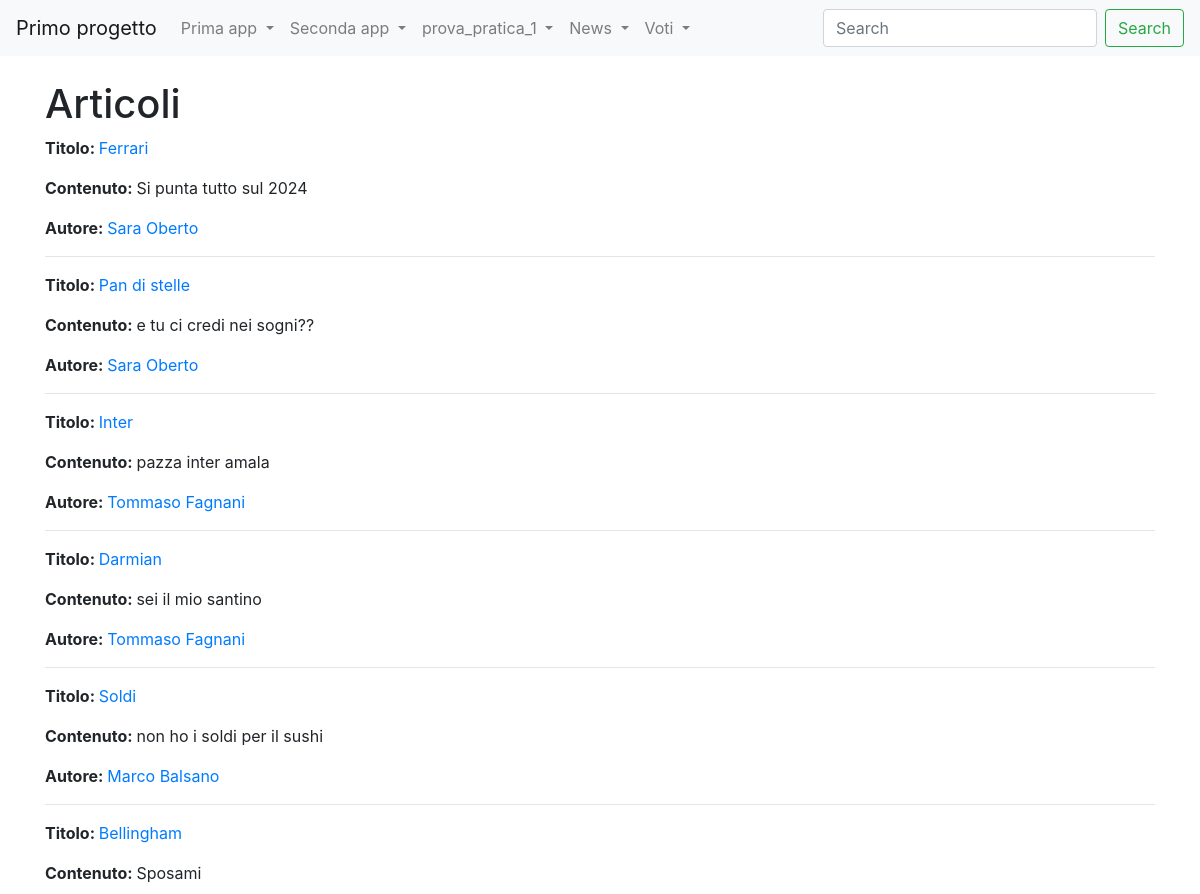
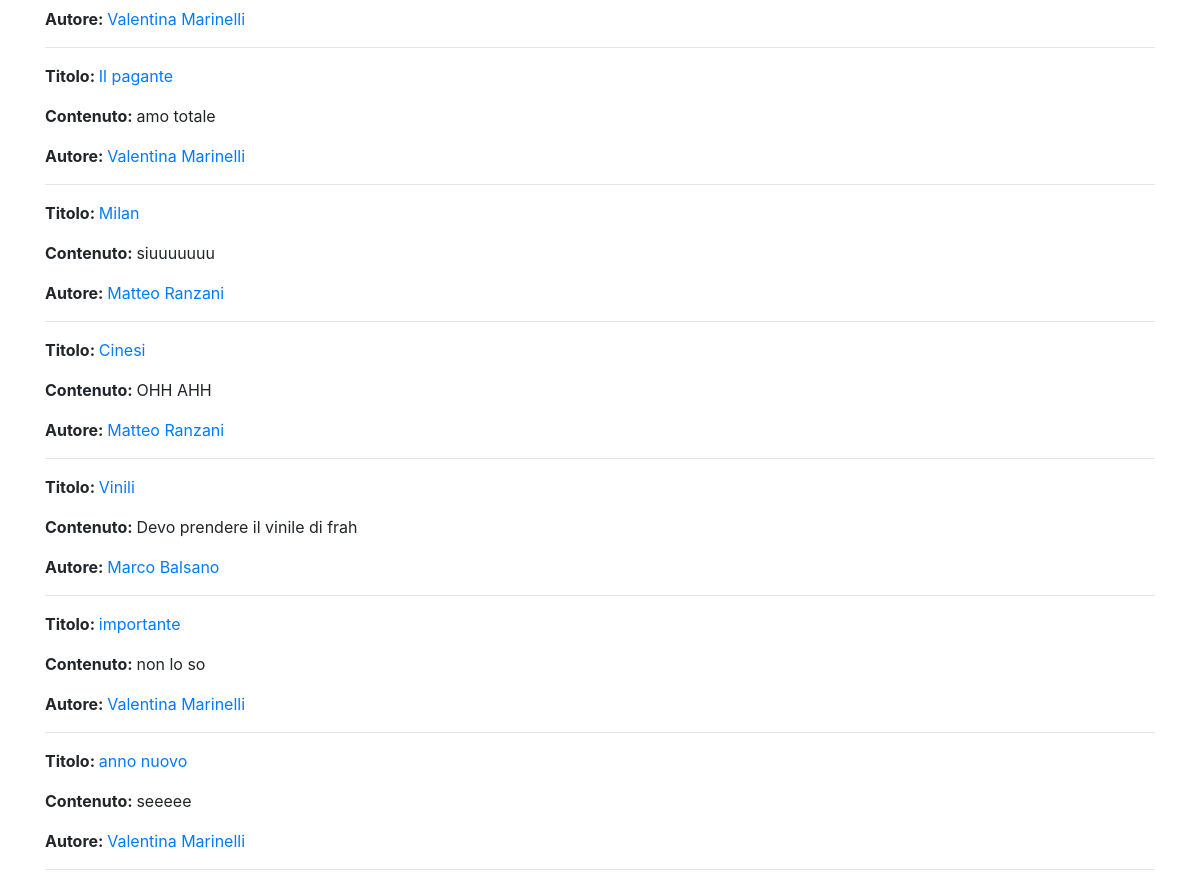
/news/lista_articoli/, run on the app's committed database (2 pictures, top to bottom).
### news/models.py (models this page shows, shortened)
class Articolo(models.Model):
    titolo = models.CharField(max_length=100)
    contenuto = models.TextField()
    giornalista = models.ForeignKey(Giornalista, on_delete=models.CASCADE, related_name="articoli")
    data=models.DateField(blank=True)
    visualizzazioni=models.IntegerField(default=0,blank=True)
    class Meta:
       verbose_name="Articolo"
       verbose_name_plural="Articoli"

class Giornalista(models.Model):
    nome = models.CharField(max_length=20)
    cognome = models.CharField(max_length=20)
    anno_di_nascita = models.DateField(blank=True)
    class Meta:
        verbose_name="Giornalista"
        verbose_name_plural="Giornalisti"
    def __str__(self):
        return self.nome + " " + self.cognome

### news/views.py (the view)
# urls.py: path("lista_articoli/", lista_articoli_giornalisti, name="lista_articoli"),
def lista_articoli_giornalisti(request, pk=None):
    if(pk==None):
        articoli=Articolo.objects.all()
    else:
        articoli=Articolo.objects.filter(giornalista_id=pk)
    context = {
        'articoli': articoli,
        'pk':pk,
    }
    return render(request, 'lista_articoli.html', context)

### news/templates/lista_articoli.html (shortened to what this page needs)
{% extends 'base.html' %}
{% block content %}
    <h1>Articoli</h1>
    {% for articolo in articoli %}
        <p><strong>Titolo: </strong>
            <a href="/news/articoli/{{articolo.id}}">{{articolo.titolo}}</a>
        </p>
        <p><strong>Contenuto: </strong>
            {{articolo.contenuto}}
        </p>
        <p><strong>Autore: </strong>
            <a href={% url 'news:giornalista_detail' articolo.giornalista.id %}>{{articolo.giornalista}}</a>
        </p>
        <hr>
    {% endfor %}
{% endblock content %}

### data on the page
Articolo: titolo "Ferrari", contenuto "Si punta tutto sul 2024", giornalista "Sara Oberto"
Articolo: titolo "Pan di stelle", contenuto "e tu ci credi nei sogni??", giornalista "Sara Oberto"
Articolo: titolo "Inter", contenuto "pazza inter amala", giornalista "Tommaso Fagnani"
Articolo: titolo "Darmian", contenuto "sei il mio santino", giornalista "Tommaso Fagnani"
Articolo: titolo "Soldi", contenuto "non ho i soldi per il sushi", giornalista "Marco Balsano"
Articolo: titolo "Bellingham", contenuto "Sposami", giornalista "Valentina Marinelli"
Articolo: titolo "Il pagante", contenuto "amo totale", giornalista "Valentina Marinelli"
Articolo: titolo "Milan", contenuto "siuuuuuuu", giornalista "Matteo Ranzani"
Articolo: titolo "Cinesi", contenuto "OHH AHH", giornalista "Matteo Ranzani"
Articolo: titolo "Vinili", contenuto "Devo prendere il vinile di frah", giornalista "Marco Balsano"
Articolo: titolo "importante", contenuto "non lo so", giornalista "Valentina Marinelli"
Articolo: titolo "anno nuovo", contenuto "seeeee", giornalista "Valentina Marinelli"
